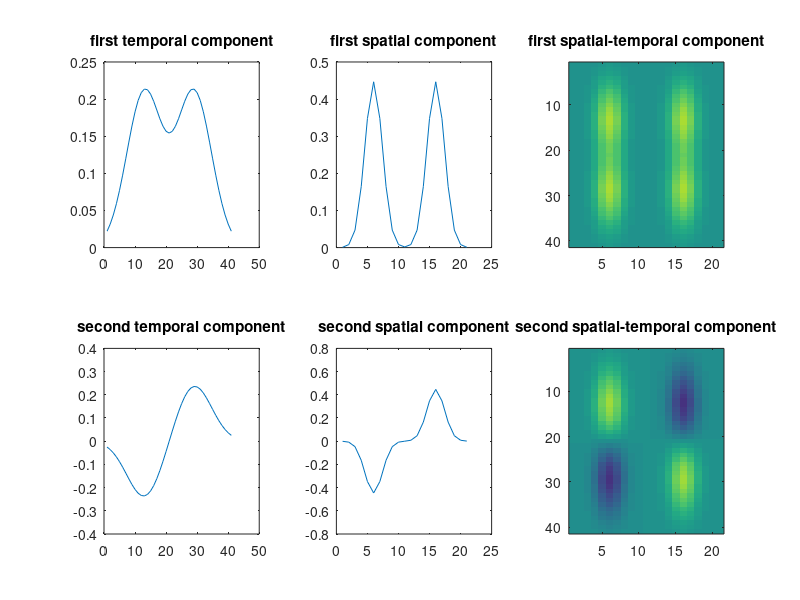

Here is the MATLAB script that generated this plot: (Note: this script raises an error after producing the figure.)
% XCORR (Patrick Mineault) examples for RF estimation during remapping

%% Create RF

clf
% Create a "remapped receptive field"
[xi,yi] = meshgrid(-10:10,-20:20);
% early visual component
c1 = exp((-((xi+5).^2/2+(yi+8).^2/32)/2));
% late remapped attentional component
c2 = exp((-((xi-5).^2/2+(yi-8).^2/32)/2));
rf = c1+c2;
imagesc(xi(:),yi(:),rf,[-1,1]);
xlabel('position');
ylabel('time');
axis xy
axis equal;
axis tight

%% SVD

clf
[U,S,V] = svd(rf);
subplot(2,3,1);plot(U(:,1)*sign(mean(U(:,1))));title('first temporal component');
subplot(2,3,2);plot(V(:,1)*sign(mean(U(:,1))));title('first spatial component');
subplot(2,3,3);imagesc(S(1,1)*U(:,1)*V(:,1)',.7*[-1,1]);title('first spatial-temporal component');
subplot(2,3,4);plot(U(:,2)*sign(mean(U(:,2))));title('second temporal component');
subplot(2,3,5);plot(V(:,2)*sign(mean(U(:,2))));title('second spatial component');
subplot(2,3,6);imagesc(S(2,2)*U(:,2)*V(:,2)',.7*[-1,1]);title('second spatial-temporal component');

%% Non-negative matrix factorization (NNMF)

[U,V] = nnmf(rf,2);
V = V';
subplot(2,3,1);plot(U(:,1)*sign(mean(U(:,1))));title('first temporal component');
subplot(2,3,2);plot(V(:,1)*sign(mean(U(:,1))));title('first spatial component');
subplot(2,3,3);imagesc(U(:,1)*V(:,1)',[-1,1]);title('first spatial-temporal component');
subplot(2,3,4);plot(U(:,2)*sign(mean(U(:,2))));title('second temporal component');
subplot(2,3,5);plot(V(:,2)*sign(mean(U(:,2))));title('second spatial component');
subplot(2,3,6);imagesc(U(:,2)*V(:,2)',[-1,1]);title('second spatial-temporal component');


%% Add noise to the RF

rf = c1+c2+randn(size(c1))*.2;
clf
imagesc(xi(:),yi(:),rf,[-1,1]);
xlabel('position');
ylabel('time');
axis xy
axis equal
axis tight


%% Noise + SVD

[U,S,V] = svd(rf);
subplot(2,3,1);plot(U(:,1)*sign(mean(U(:,1))));title('first temporal component');
subplot(2,3,2);plot(V(:,1)*sign(mean(U(:,1))));title('first spatial component');
subplot(2,3,3);imagesc(S(1,1)*U(:,1)*V(:,1)',.7*[-1,1]);title('first spatial-temporal component');
subplot(2,3,4);plot(U(:,2)*sign(mean(U(:,2))));title('second temporal component');
subplot(2,3,5);plot(V(:,2)*sign(mean(U(:,2))));title('second spatial component');
subplot(2,3,6);imagesc(S(2,2)*U(:,2)*V(:,2)',.7*[-1,1]);title('second spatial-temporal component');


%% Noise + NNMF

[U,V] = nnmf(rf,2,'replicates',5);
V = V';
subplot(2,3,1);plot(U(:,1)*sign(mean(U(:,1))));title('first temporal component');
subplot(2,3,2);plot(V(:,1)*sign(mean(U(:,1))));title('first spatial component');
subplot(2,3,3);imagesc(U(:,1)*V(:,1)',[-1,1]);title('first spatial-temporal component');
subplot(2,3,4);plot(U(:,2)*sign(mean(U(:,2))));title('second temporal component');
subplot(2,3,5);plot(V(:,2)*sign(mean(U(:,2))));title('second spatial component');
subplot(2,3,6);imagesc(U(:,2)*V(:,2)',[-1,1]);title('second spatial-temporal component');


%% ALD

niter = 3;
ncomps = size(V,2);
% Start with U,V from NNMF
sserror = zeros(niter,1);
for ii = 1:niter
    for kk = 1:ncomps
        res = rf - U*V' + U(:,kk)*V(:,kk)';
        
        Xmat = [];
        for nn = 1:size(V,1)
            Xmat = blkdiag(Xmat,U(:,kk));
        end
        %reestimate spatial filters
        y = res(:);
        results = runALD(Xmat,y,size(V,1),1);
        V(:,kk) = results.khatSF;
        
        Xmat = [];
        for nn = 1:size(U,1)
            Xmat = blkdiag(Xmat,V(:,kk));
        end
        %reestimate spatial filters
        y = res';
        y = y(:);
        results = runALD(Xmat,y,size(U,1),1);
        U(:,kk) = results.khatSF;
    end
    yp = U*V';
    sserror(ii) = .5*sum((rf(:)-yp(:)).^2);
end
subplot(2,3,1);plot(U(:,1)*sign(mean(U(:,1))));title('first temporal component');
subplot(2,3,2);plot(V(:,1)*sign(mean(U(:,1))));title('first spatial component');
subplot(2,3,3);imagesc(U(:,1)*V(:,1)',[-1,1]);title('first spatial-temporal component');
subplot(2,3,4);plot(U(:,2)*sign(mean(U(:,2))));title('second temporal component');
subplot(2,3,5);plot(V(:,2)*sign(mean(U(:,2))));title('second spatial component');
subplot(2,3,6);imagesc(U(:,2)*V(:,2)',[-1,1]);title('second spatial-temporal component');
